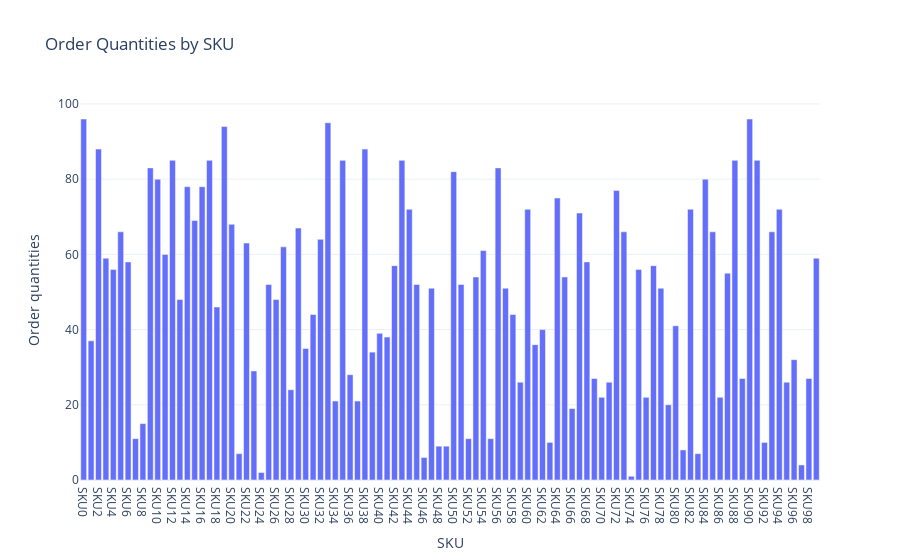

Notebook source saved alongside this figure:
### Code cell
order_quantity_chart = px.bar(data, x ='SKU',
                              y = 'Order quantities',
                              title = 'Order Quantities by SKU')

order_quantity_chart.show()

### Figure 1 — Plotly figure (JSON) as saved in the notebook; plotly's stock layout.template omitted (floating-point values rounded to 4 significant figures)
{"data": [{"alignmentgroup": "True", "hovertemplate": "SKU=%{x}<br>Order quantities=%{y}<extra></extra>", "legendgroup": "", "marker": {"color": "#636efa", "pattern": {"shape": ""}}, "name": "", "offsetgroup": "", "orientation": "v", "showlegend": false, "textposition": "auto", "type": "bar", "x": ["SKU0", "SKU1", "SKU2", "SKU3", "SKU4", "SKU5", "SKU6", "SKU7", "SKU8", "SKU9", "SKU10", "SKU11", "SKU12", "SKU13", "SKU14", "SKU15", "SKU16", "SKU17", "SKU18", "SKU19", "SKU20", "SKU21", "SKU22", "SKU23", "SKU24", "SKU25", "SKU26", "SKU27", "SKU28", "SKU29", "SKU30", "SKU31", "SKU32", "SKU33", "SKU34", "SKU35", "SKU36", "SKU37", "SKU38", "SKU39", "SKU40", "SKU41", "SKU42", "SKU43", "SKU44", "SKU45", "SKU46", "SKU47", "SKU48", "SKU49", "SKU50", "SKU51", "SKU52", "SKU53", "SKU54", "SKU55", "SKU56", "SKU57", "SKU58", "SKU59", "SKU60", "SKU61", "SKU62", "SKU63", "SKU64", "SKU65", "SKU66", "SKU67", "SKU68", "SKU69", "SKU70", "SKU71", "SKU72", "SKU73", "SKU74", "SKU75", "SKU76", "SKU77", "SKU78", "SKU79", "SKU80", "SKU81", "SKU82", "SKU83", "SKU84", "SKU85", "SKU86", "SKU87", "SKU88", "SKU89", "SKU90", "SKU91", "SKU92", "SKU93", "SKU94", "SKU95", "SKU96", "SKU97", "SKU98", "SKU99"], "xaxis": "x", "y": [96, 37, 88, 59, 56, 66, 58, 11, 15, 83, 80, 60, 85, 48, 78, 69, 78, 85, 46, 94, 68, 7, 63, 29, 2, 52, 48, 62, 24, 67, 35, 44, 64, 95, 21, 85, 28, 21, 88, 34, 39, 38, 57, 85, 72, 52, 6, 51, 9, 9, 82, 52, 11, 54, 61, 11, 83, 51, 44, 26, 72, 36, 40, 10, 75, 54, 19, 71, 58, 27, 22, 26, 77, 66, 1, 56, 22, 57, 51, 20, 41, 8, 72, 7, 80, 66, 22, 55, 85, 27, 96, 85, 10, 66, 72, 26, 32, 4, 27, 59], "yaxis": "y"}], "layout": {"autosize": true, "barmode": "relative", "legend": {"tracegroupgap": 0}, "title": {"text": "Order Quantities by SKU"}, "xaxis": {"anchor": "y", "autorange": true, "domain": [0, 1], "range": [-0.5, 99.5], "title": {"text": "SKU"}, "type": "category"}, "yaxis": {"anchor": "x", "autorange": true, "domain": [0, 1], "range": [0, 101.1], "title": {"text": "Order quantities"}, "type": "linear"}}}
